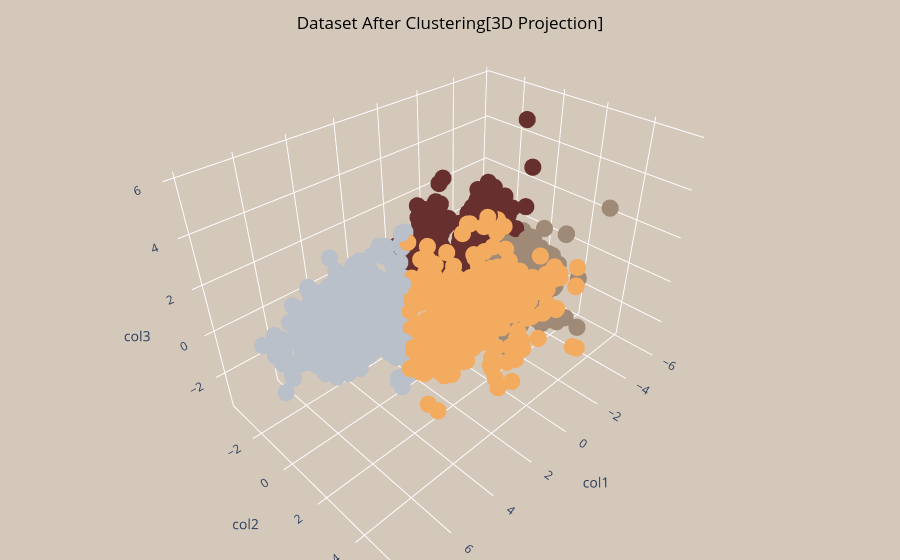

The notebook cell this image was saved under:
### Markdown cell above
**Insights:**

* Cluster 0 has 508 customers.
* Cluster 1 has the highest amount of 599 customers.
* Cluster 2 has 577 customers.
* Cluster 3 has 531 customers.

### Code cell
print(f"Let's have a look on the dataset after clustering :")

fig = go.Figure(data = [go.Scatter3d(x=x, y=y, z=z,mode='markers',
                marker = dict(size=10, color=pca_data["Clusters"],colorscale=["#B9C0C9","#682F2F", "#9F8A78","#F3AB60"], opacity=1))])
fig.update_layout(title=dict(text= "Dataset After Clustering[3D Projection]",
                             y=0.97,x=0.5,xanchor= "center",yanchor= "top",font_color="black"),
                  scene=dict(xaxis = dict(title="col1",backgroundcolor="#D4C8BA",showbackground=True,showgrid=True, gridwidth=2, gridcolor='white',zerolinecolor="white"),
                             yaxis = dict(title="col2",backgroundcolor="#D4C8BA",showbackground=True,showgrid=True, gridwidth=2, gridcolor='white',zerolinecolor="white"),
                             zaxis = dict(title="col3",backgroundcolor="#D4C8BA",showbackground=True,showgrid=True, gridwidth=2, gridcolor='white',zerolinecolor="white")),
                  margin=dict(l=0, r=0, b=0, t=0),paper_bgcolor="#D4C8BA")
fig.show()

### Figure 1 — Plotly figure (JSON) as saved in the notebook; plotly's stock layout.template omitted (floating-point values rounded to 4 significant figures; data arrays with more than 128 entries replaced by an {"elided": "..."} marker saying what was removed)
{"data": [{"marker": {"color": {"elided": "2212 int values"}, "colorscale": [[0, "#B9C0C9"], [0.3333, "#682F2F"], [0.6667, "#9F8A78"], [1, "#F3AB60"]], "opacity": 1, "size": 10}, "mode": "markers", "type": "scatter3d", "x": {"elided": "2212 float values"}, "y": {"elided": "2212 float values"}, "z": {"elided": "2212 float values"}}], "layout": {"margin": {"b": 0, "l": 0, "r": 0, "t": 0}, "paper_bgcolor": "#D4C8BA", "scene": {"xaxis": {"backgroundcolor": "#D4C8BA", "gridcolor": "white", "gridwidth": 2, "showbackground": true, "showgrid": true, "title": {"text": "col1"}, "zerolinecolor": "white"}, "yaxis": {"backgroundcolor": "#D4C8BA", "gridcolor": "white", "gridwidth": 2, "showbackground": true, "showgrid": true, "title": {"text": "col2"}, "zerolinecolor": "white"}, "zaxis": {"backgroundcolor": "#D4C8BA", "gridcolor": "white", "gridwidth": 2, "showbackground": true, "showgrid": true, "title": {"text": "col3"}, "zerolinecolor": "white"}}, "title": {"font": {"color": "black"}, "text": "Dataset After Clustering[3D Projection]", "x": 0.5, "xanchor": "center", "y": 0.97, "yanchor": "top"}}}
